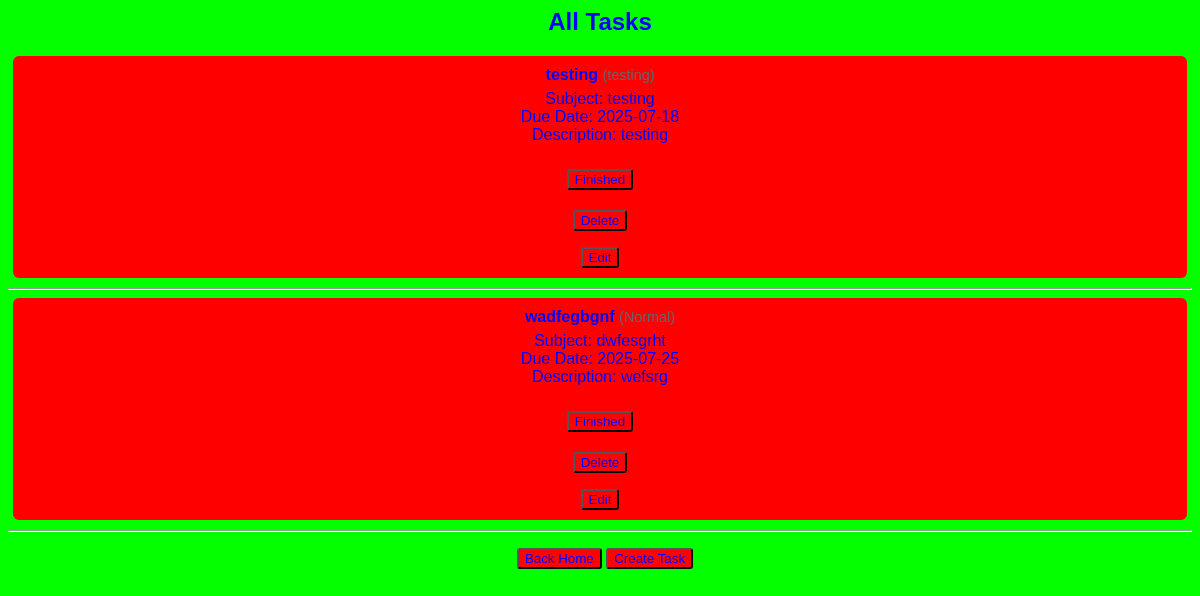
Screenshot of /home/tasks (signed in) with the database file from the repository.
### models.py (models this page shows)
class Task(db.Model):
    __tablename__ = 'task'
    id = db.Column(db.Integer, primary_key=True)
    name = db.Column(db.String(200), nullable=False)
    type = db.Column(db.String(50), nullable=False)
    subject = db.Column(db.String(100), nullable=True)
    describe = db.Column(db.Text, nullable=True)
    due_date = db.Column(db.DateTime, nullable=True)
    created_at = db.Column(db.DateTime, default=datetime.utcnow)
    completed_at = db.Column(db.DateTime, nullable=True)
    user_id = db.Column(db.Integer, db.ForeignKey('user.id'), nullable=False)

### app.py (the view)
@app.route('/home/tasks')
@login_required
def tasks():
    user_tasks = Task.query.filter_by(owner=current_user).all()
    return render_template('tasks.html', tasks=user_tasks)

### app.py (called while the page is built)
@login_manager.user_loader
def load_user(user_id):
    return User.query.get(int(user_id))

### templates/tasks.html
<head>
    <link rel="stylesheet" type="text/css" href="{{ url_for('static', filename='style.css') }}">
  </head>
  {% if single_task %}
    <h2>Task Details</h2>
    <ul>
      <li class="task {% if single_task.completed_at %}task--completed{% endif %}">
        <div class="task__header">
          <strong>{{ single_task.name }}</strong>
          <span class="task__type">({{ single_task.type }})</span>
        </div>
        <div class="task__body">
          Subject: {{ single_task.subject }}<br>
          {% if single_task.due_date %}
            Due Date: {{ single_task.due_date.strftime('%Y-%m-%d') }} <br>
          {% else %}
            Due Date: <em>Not set</em> <br>
          {% endif %}
          Description:
          {% if single_task.describe.strip() %}
            {{ single_task.describe }}
          {% else %}
            <em>No Description</em>
          {% endif %}
        </div>
        <div class="task__actions">
          {% if not single_task.completed_at %}
            <form action="/home/tasks/complete/{{ single_task.id }}" method="POST">
              <button type="submit" class="task__actions">Finished</button>
            </form>
          {% else %}
            <span class="task__badge task__actions">Completed</span>
          {% endif %}
          <form action="/home/tasks/delete/{{ single_task.id }}" method="POST">
            <button type="submit">Delete</button>
          </form>
          <a href="{{ url_for('edit_task', task_id=single_task.id) }}">
            <button type="button">Edit</button>
          </a>
        </div>
      </li>
      <hr>
    </ul>
    <nav>
            {% if origin == 'month' %}
              <a href="{{ url_for('calendar_month') }}"><button>Back to Monthly Calendar</button></a>
            {% elif origin == 'week' %}
              <a href="{{ url_for('calendar_week') }}"><button>Back to Weekly Calendar</button></a>
            {% endif %}
            <a href="/home"><button>Back Home</button></a>
    </nav>
  {% else %}
    <h2>All Tasks</h2>
    {% if tasks %}
      <ul>
        {% for task in tasks %}
          <li class="task {% if task.completed_at %}task--completed{% endif %}">
            <div class="task__header">
              <strong>{{ task.name }}</strong>
              <span class="task__type">({{ task.type }})</span>
            </div>
            <div class="task__body">
              Subject: {{ task.subject }}<br>
              {% if task.due_date %}
                Due Date: {{ task.due_date.strftime('%Y-%m-%d') }} <br>
              {% else %}
                Due Date: <em>Not set</em> <br>
              {% endif %}
              Description:
              {% if task.describe.strip() %}
                {{ task.describe }}
              {% else %}
                <em>No Description</em>
              {% endif %}
            </div>
            <div class="task__actions">
              {% if not task.completed_at %}
                <form action="/home/tasks/complete/{{ task.id }}" method="POST">
                  <button type="submit" class="task__actions">Finished</button>
                </form>
              {% else %}
                <span class="task__badge task__actions">Completed</span>
              {% endif %}
              <form action="/home/tasks/delete/{{ task.id }}" method="POST">
                <button type="submit">Delete</button>
              </form>
              <a href="{{ url_for('edit_task', task_id=task.id) }}">
                <button type="button">Edit</button>
              </a>
            </div>
          </li>
          <hr>
        {% endfor %}
      </ul>
    {% else %}
      <p>No tasks yet. Go create one!</p>
    {% endif %}
    <nav>
      <a href="/home"><button>Back Home</button></a>
      <a href="{{ url_for('create_task') }}"><button>Create Task</button></a>
    </nav>
  {% endif %}

### static/style.css (style rules this page uses)
h2 { color: rgb(1,1,255) }
ul { list-style-type: none; padding: 0; color: rgb(225,0,0); }
li { background: rgb(255, 0, 0); color: rgb(1,1,255); padding: 10px; margin: 5px; border-radius: 5px; }
form { margin-top: 20px; }
button { background: rgb(255, 1, 1); color: rgb(1, 1, 255); border-radius: 3px; }
nav { margin-left: 10px; margin-top: 10px; padding: 50 px; }
.task { padding: 10px; background-color: rgb(255, 0, 0); border-radius: 6px; margin-bottom: 10px; transition: all 0.3s ease; }
.task__header { font-weight: bold; margin-bottom: 4px; }
.task__type { font-weight: normal; font-size: 0.9em; color: rgb(102, 102, 102); }
.task__body { margin-top: 6px; }
.task__actions { margin-top: 10px; align-items: center; gap: 6px; margin-top: 5px; }

### rows the page displays
Task: name "testing", type "testing", subject "testing", due_date "2025-07-18", describe "testing"
Task: name "wadfegbgnf", type "Normal", subject "dwfesgrht", due_date "2025-07-25", describe "wefsrg"
